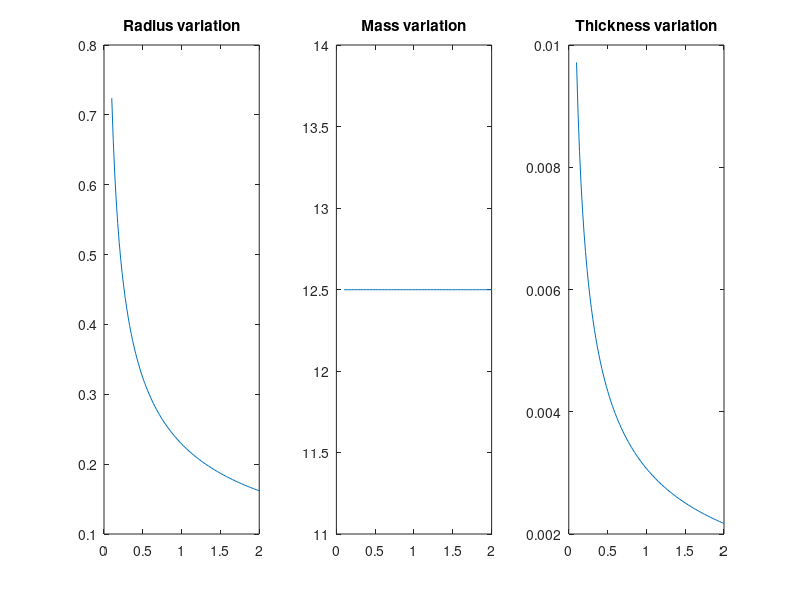

MATLAB code for this plot:
%% Propulsion system sizing
clc; close all; clearvars;

%%
flag_pres_gas = 0;  %0 for using He; 1 for N2
flag_material = 1;  %0 for Ti; 1 for Al
flag_shape = 1;     %0 for spherical; 1 for cylindrical

m_dry = 3769;           %[Kg]

m_fin = 1.2 * m_dry;

Dv = 166 + 0.3 * 166;  % Dv + 20 % of margin  [m/s]

% Specific impulse 
I = 230;            %[s]

% Density of Hydrazine
rho = 1.01 * 1e3;         %[Kg/m^3]

g = 9.81;   %[m/s^2];


MR = exp(Dv/(I * g));  %Mass ratio  [-]

m_in = MR * m_fin;

m_prop = m_in - m_fin;

m_prop = m_prop + 0.055 * m_prop;       % 5.5% of margin


%Compute the volume of Hydrazine
V_prop = m_prop/rho;          %[Kg]

V_prop = V_prop + 0.1 * V_prop;     %Adding 10%


if flag_pres_gas == 0
    R = 2077.3;         %[J/Kg K]
    gamma = 1.67;
end

if flag_pres_gas == 1
    R = 296.8;
    gamma = 1.40;
end

%Assuming Blow Down (4-6)
B = 5;          %B = P gas iniz/ P gas fin
Dp_feed = 0.05;         %MPa
P_chamb = 1;  %MPa    
DP_inj = 0.3 * P_chamb;
P_tank_f = P_chamb + DP_inj + Dp_feed;
P_gas_f = P_tank_f;

V_gas_in = V_prop/(B-1);  %Isothermal transformation
V_gas_fin = B * V_gas_in;
P_gas_in = B * P_gas_f;

T_tank = 293;       %[K]

P_tank_in = B * P_tank_f;
V_tank = V_gas_in + V_prop;
V_tank = V_tank / 4;   %No of Tanks in reality
V_tank = V_tank + 0.01 * V_tank;         % 1% of margin for bladder

m_press = (P_tank_in * 1e6 * V_gas_in)/(R * T_tank);

m_press = m_press + 0.2 * m_press;          % 20% of margin

switch flag_material 

    case 0
        rho_tank = 2780;    %[Kg/m^3]
        sigma_tank = 950;   %[MPa]

        case 1
         rho_tank = 2810;    %[Kg/m^3]
         sigma_tank = 503;   %[MPa]
end

        switch flag_shape

            case 0
                r_tank  = (3 * V_tank/(4 * pi))^(1/3);
                t_tank = (P_tank_in * r_tank)/(2 * sigma_tank);
                m_tank = rho_tank * (4/3) * pi * ((r_tank + t_tank)^3 - r_tank^3);

            case 1
               h = linspace(0.1,2,100);      %Length of Cyl tank from 10 cm to 2 m 

               % h = 1;
               r_tank = sqrt(V_tank./(pi .* h));
               t_tank =  (P_tank_in .* r_tank)/( sigma_tank);
               m_tank = rho_tank .* pi .* h .* ((r_tank + t_tank).^2 - r_tank .^2); 

        end
    
        %Thrusters MONARC 22-6
        m_thr = 0.72 * 16;

   m_PS = m_tank * 4 + m_press + m_thr;
   m_PS = m_PS + 0.1 * m_PS;

%% PLOTS
if flag_shape == 1
    
figure(1)
subplot(1,3,1)
plot(h,r_tank);
title('Radius variation');

subplot(1,3,2)
plot(h,m_tank);
title('Mass variation')

subplot(1,3,3)
plot(h,t_tank);
title('Thickness variation');
end





